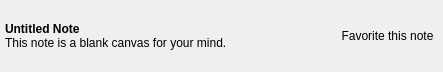
<?xml version="1.0" encoding="UTF-8"?>
<ui version="4.0">
 <class>NoteListItem</class>
 <widget class="QWidget" name="NoteListItem">
  <property name="geometry">
   <rect>
    <x>0</x>
    <y>0</y>
    <width>443</width>
    <height>72</height>
   </rect>
  </property>
  <property name="maximumSize">
   <size>
    <width>16777215</width>
    <height>100</height>
   </size>
  </property>
  <property name="windowTitle">
   <string>Form</string>
  </property>
  <property name="styleSheet">
   <string notr="true">QWidget#NoteListItem {
	border-bottom: 1px solid #efefef;
}
QToolButton {
  border-radius: 2; 
}</string>
  </property>
  <layout class="QVBoxLayout" name="verticalLayout_2">
   <property name="spacing">
    <number>0</number>
   </property>
   <property name="leftMargin">
    <number>5</number>
   </property>
   <property name="topMargin">
    <number>5</number>
   </property>
   <property name="rightMargin">
    <number>5</number>
   </property>
   <property name="bottomMargin">
    <number>5</number>
   </property>
   <item>
    <layout class="QHBoxLayout" name="horizontalLayout">
     <property name="spacing">
      <number>0</number>
     </property>
     <item>
      <layout class="QVBoxLayout" name="verticalLayout">
       <property name="spacing">
        <number>0</number>
       </property>
       <item>
        <widget class="QLabel" name="titleLabel">
         <property name="font">
          <font>
           <weight>75</weight>
           <bold>true</bold>
          </font>
         </property>
         <property name="text">
          <string>Untitled Note</string>
         </property>
        </widget>
       </item>
       <item>
        <widget class="QLabel" name="excerptLabel">
         <property name="text">
          <string>This note is a blank canvas for your mind.</string>
         </property>
         <property name="wordWrap">
          <bool>true</bool>
         </property>
        </widget>
       </item>
      </layout>
     </item>
     <item>
      <widget class="QToolButton" name="toolButton">
       <property name="styleSheet">
        <string notr="true">border-radius: 1;
border: 0;
background-color: none;</string>
       </property>
       <property name="text">
        <string>Favorite this note</string>
       </property>
       <property name="icon">
        <iconset theme="draw-star" resource="breeze-icons.qrc">
         <normaloff>:/draw-star</normaloff>:/draw-star</iconset>
       </property>
       <property name="iconSize">
        <size>
         <width>20</width>
         <height>20</height>
        </size>
       </property>
       <property name="checkable">
        <bool>true</bool>
       </property>
      </widget>
     </item>
    </layout>
   </item>
  </layout>
 </widget>
 <resources>
  <include location="breeze-icons.qrc"/>
 </resources>
 <connections/>
</ui>
